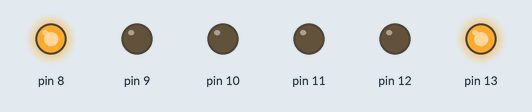
This sketch was run on a simulated Arduino Uno, built with avr-gcc and run on an emulated ATmega328P. Shown: output pins drawn as LEDs (lit = HIGH).

Above: at 3.0 s.
At 7.0 s:
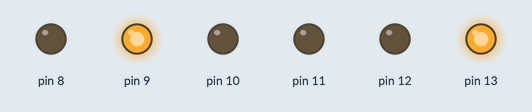
At 11.0 s:
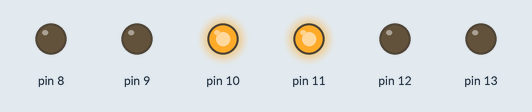
At 15.0 s:
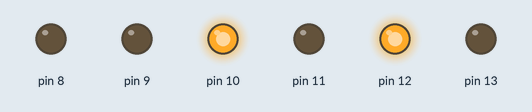
Timing chart, 0 to 20.8 s (numbered marks = the images above):
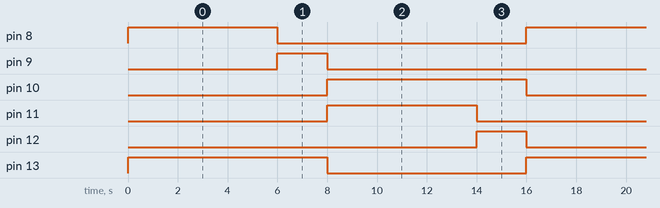

Measured:
- by itself, pin 8, pin 11: alternates HIGH for 6.0 s and LOW for 10.0 s
- by itself, pin 9, pin 12: alternates HIGH for 2.0 s and LOW for 14.0 s
- by itself, pin 10, pin 13: alternates HIGH for 8.0 s and LOW for 8.0 s

The sketch:

semaforo_arduino1.ino
```cpp
// C++ code
//
void setup()
{
  pinMode(13, OUTPUT);
  pinMode(12, OUTPUT);
  pinMode(11, OUTPUT);
  pinMode(10, OUTPUT);
  pinMode(9, OUTPUT);
  pinMode(8, OUTPUT);
}

void loop()
{
  digitalWrite(13, 1);
  digitalWrite(10, 0);
  digitalWrite(8, 1);
  delay(6000);
  digitalWrite(8, 0);
  digitalWrite(9, 1);
  delay(2000);
  digitalWrite(10, 1);
  digitalWrite(9, 0);
  digitalWrite(13, 0);
  digitalWrite(11, 1);
  delay(6000);
  digitalWrite(12, 1);
  digitalWrite(11, 0);
  delay(2000);
  digitalWrite(12, 0);
}
```
